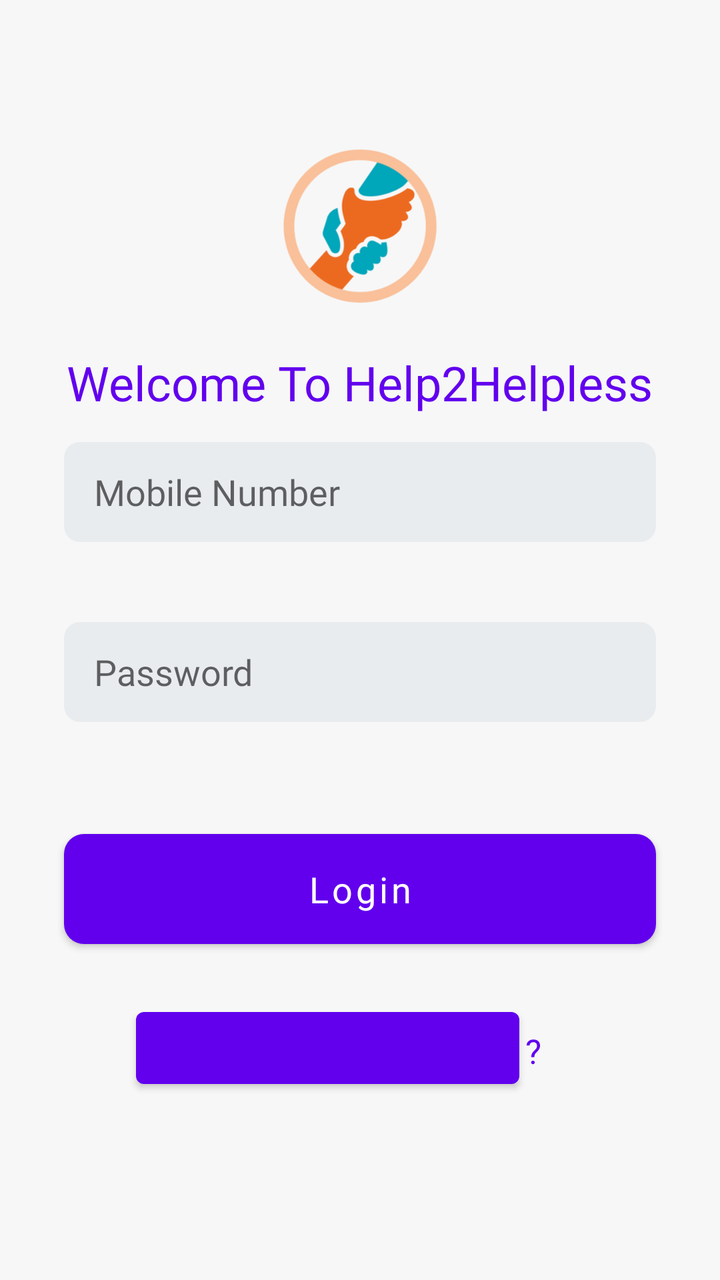
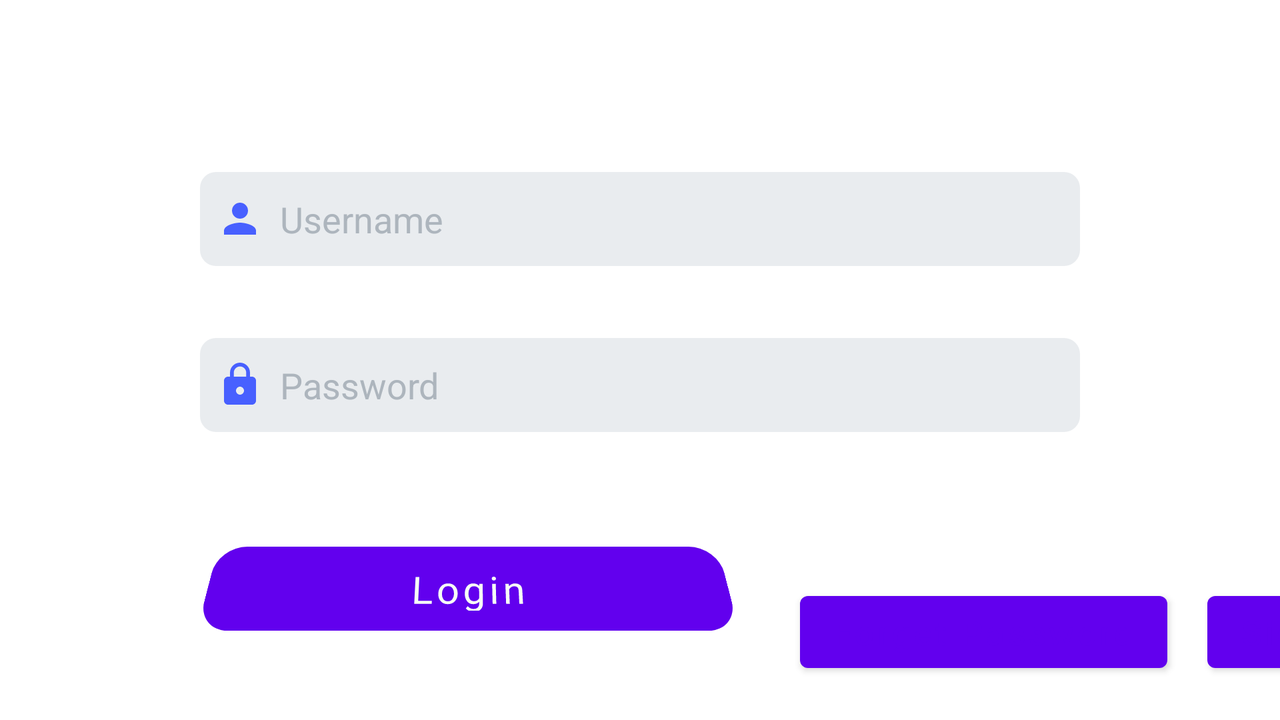

Two renders of one Android screen. The first uses the default layout on a phone; the second uses the alternative layout the repository ships for a different screen configuration, on a matching device. The two XML files are below.
<!-- AndroidManifest.xml: application theme AppTheme -->
<!-- res/layout/activity_donar_login.xml -->
<?xml version="1.0" encoding="utf-8"?>
<androidx.constraintlayout.widget.ConstraintLayout android:layout_width="match_parent"
    android:layout_height="match_parent"
    xmlns:app="http://schemas.android.com/apk/res-auto"
    xmlns:tools="http://schemas.android.com/tools"
    android:background="@color/page_background_tranparent"
    xmlns:android="http://schemas.android.com/apk/res/android">
    <ImageView
        android:id="@+id/imageView3"
        android:layout_width="@dimen/image_height"
        android:layout_height="@dimen/image_height"
        android:layout_marginTop="63dp"
        app:layout_constraintEnd_toEndOf="parent"
        app:layout_constraintStart_toStartOf="parent"
        app:layout_constraintTop_toTopOf="parent"
        app:srcCompat="@drawable/helplogo" />

    <TextView
        android:id="@+id/textView4"
        android:layout_width="wrap_content"
        android:layout_height="wrap_content"
        android:layout_marginTop="12dp"
        android:fontFamily="@font/latom"
        android:text="Welcome To Help2Helpless"
        android:textColor="@color/sign_button_text_color"
        android:textSize="@dimen/heading_text_size"
        app:layout_constraintEnd_toEndOf="parent"
        app:layout_constraintStart_toStartOf="parent"
        app:layout_constraintTop_toBottomOf="@+id/imageView3" />

    <EditText
        android:id="@+id/donar_phone"
        android:layout_width="0dp"
        android:layout_height="@dimen/edit_text_height"
        android:layout_marginStart="32dp"
        android:layout_marginEnd="32dp"
        android:layout_marginBottom="40dp"
        android:background="@drawable/edit_text_style"
        android:ems="10"
        android:textSize="@dimen/edit_text_size"
        android:fontFamily="@font/alexbold"
        android:hint="Mobile Number"
        android:inputType="number"
        android:paddingLeft="15dp"
        app:layout_constraintBottom_toTopOf="@+id/donar_pass"
        app:layout_constraintEnd_toEndOf="parent"
        app:layout_constraintHorizontal_bias="0.0"
        app:layout_constraintStart_toStartOf="parent" />

    <EditText
        android:id="@+id/donar_pass"
        android:layout_width="0dp"
        android:layout_height="@dimen/edit_text_height"
        android:fontFamily="@font/alexbold"
        android:layout_marginStart="32dp"
        android:layout_marginEnd="32dp"
        android:textSize="@dimen/edit_text_size"

        android:layout_marginBottom="56dp"
        android:background="@drawable/edit_text_style"
        android:ems="10"
        android:hint="Password"
        android:inputType="textPassword"

        android:paddingLeft="15dp"
        app:layout_constraintBottom_toTopOf="@+id/donar_login"
        app:layout_constraintEnd_toEndOf="parent"
        app:layout_constraintHorizontal_bias="0.0"
        app:layout_constraintStart_toStartOf="parent" />

    <Button

        android:id="@+id/donar_login"
        android:layout_width="0dp"
        android:layout_height="@dimen/button_height"
        android:layout_marginStart="32dp"
        android:layout_marginEnd="32dp"
        android:layout_marginBottom="168dp"
        android:background="@drawable/butttonstyle"
        android:fontFamily="@font/latom"
        android:text="Login"
        android:textAllCaps="false"
        android:textColor="#ffffff"
        android:textSize="@dimen/btn_text_size"
        app:layout_constraintBottom_toBottomOf="parent"
        app:layout_constraintEnd_toEndOf="parent"
        app:layout_constraintHorizontal_bias="0.0"
        app:layout_constraintStart_toStartOf="parent" />

    <Button

        android:id="@+id/go_donar_signup"
        android:layout_width="wrap_content"
        android:layout_height="wrap_content"
        android:layout_marginEnd="4dp"
        android:layout_marginBottom="80dp"
        android:background="@null"
        android:fontFamily="@font/latom"
        android:text="Sign Up"


        android:textAllCaps="false"
        android:textColor="@color/sign_button_text_color"
        android:textSize="@dimen/small_btn_text_size"
        app:layout_constraintBottom_toBottomOf="@+id/button4"
        app:layout_constraintEnd_toEndOf="@+id/donar_login"
        app:layout_constraintHorizontal_bias="0.171"
        app:layout_constraintStart_toEndOf="@+id/textView21"
        app:layout_constraintTop_toTopOf="@+id/button4"
        app:layout_constraintVertical_bias="0.0" />

    <Button
        android:id="@+id/button4"
        android:layout_width="wrap_content"
        android:layout_height="wrap_content"
        android:layout_marginStart="36dp"
        android:layout_marginTop="28dp"
        android:background="@null"
        android:fontFamily="@font/latom"
        android:text="Forget Password"
        android:textAllCaps="false"
        android:textColor="@color/sign_button_text_color"
        android:textSize="@dimen/small_btn_text_size"
        app:layout_constraintBottom_toBottomOf="parent"
        app:layout_constraintStart_toStartOf="@+id/donar_login"
        app:layout_constraintTop_toBottomOf="@+id/donar_login"
        app:layout_constraintVertical_bias="0.0" />

    <TextView
        android:id="@+id/textView21"
        android:layout_width="wrap_content"
        android:layout_height="wrap_content"
        android:text="?"
        android:layout_marginStart="3dp"
        android:textColor="@color/sign_button_text_color"
        android:textSize="17sp"
        app:layout_constraintBottom_toBottomOf="@+id/button4"
        app:layout_constraintStart_toEndOf="@+id/button4"
        app:layout_constraintTop_toTopOf="@+id/button4"
        app:layout_constraintVertical_bias="0.551" />


</androidx.constraintlayout.widget.ConstraintLayout>
<!-- resources referenced by this layout -->
<resources>
  <color name="page_background_tranparent">#f7f7f7</color>
  <color name="sign_button_text_color">#6200EE</color>
  <!-- from res/values-sw360dp/ -->
  <dimen name="btn_text_size">18sp</dimen>
  <!-- from res/values-sw360dp/ -->
  <dimen name="button_height">55dp</dimen>
  <!-- from res/values-sw360dp/ -->
  <dimen name="edit_text_height">50dp</dimen>
  <!-- from res/values-sw360dp/ -->
  <dimen name="edit_text_size">18sp</dimen>
  <!-- from res/values-sw360dp/ -->
  <dimen name="heading_text_size">24sp</dimen>
  <!-- from res/values-sw360dp/ -->
  <dimen name="image_height"> 100dp</dimen>
  <dimen name="small_btn_text_size">18sp</dimen>
  <!-- drawable butttonstyle (drawable) -->
  <?xml version="1.0" encoding="utf-8"?>
  <shape xmlns:android="http://schemas.android.com/apk/res/android">
  
      <solid android:color="#6200EE"/>
      <stroke android:color="@color/colorAccent"/>
      <corners android:radius="10dp"/>
  
  
  </shape>
  <!-- drawable edit_text_style (drawable) -->
  <?xml version="1.0" encoding="utf-8"?>
  <shape xmlns:android="http://schemas.android.com/apk/res/android">
      <solid android:color="#e9ecef"/>
      <corners android:radius="8dp"/>
  </shape>
  <!-- drawable helplogo: png bitmap (drawable, 19960 bytes) -->
  <!-- from res/values-v23/ -->
  <style name="AppTheme" parent="Theme.MaterialComponents.DayNight.NoActionBar" tools:ignore="DuplicateDefinition">
          
  
          <item name="android:windowLightStatusBar">true</item>
  
          <item name="colorPrimaryDark">#e63946</item>
  
          <item name="colorAccent">#a2d2ff</item>
      </style>
  <color name="colorAccent">#03DAC5</color>
</resources>
<!-- res/layout-land/activity_donar_login.xml (the repository's variant of the layout above) -->
<!-- drawn on the phone turned sideways -->
<?xml version="1.0" encoding="utf-8"?>
<androidx.constraintlayout.widget.ConstraintLayout xmlns:android="http://schemas.android.com/apk/res/android"
    xmlns:app="http://schemas.android.com/apk/res-auto"
    xmlns:tools="http://schemas.android.com/tools"
    android:layout_width="match_parent"
    android:layout_height="match_parent"
    android:background="#ffffff">


    <EditText
        android:id="@+id/dname"
        android:layout_width="0dp"
        android:layout_height="47dp"
        android:layout_marginStart="100dp"
        android:layout_marginEnd="100dp"
        android:layout_marginBottom="36dp"
        android:background="@drawable/edit_text_style"
        android:drawableLeft="@drawable/ic_user"
        android:drawablePadding="8dp"
        android:ems="10"
        android:hint="Username"
        android:inputType="textPersonName"
        android:paddingLeft="8dp"

        android:textColorHint="#adb5bd"
        app:layout_constraintBottom_toTopOf="@+id/dpass"
        app:layout_constraintEnd_toEndOf="parent"
        app:layout_constraintHorizontal_bias="1.0"
        app:layout_constraintStart_toStartOf="parent" />

    <EditText
        android:id="@+id/dpass"
        android:layout_width="0dp"
        android:drawableLeft="@drawable/ic_lock"
        android:layout_height="47dp"
        android:drawablePadding="8dp"
        android:layout_marginStart="100dp"
        android:layout_marginEnd="100dp"
        android:layout_marginBottom="36dp"
        android:background="@drawable/edit_text_style"
        android:ems="10"
        android:hint="Password"
        android:inputType="textPersonName"
        android:paddingLeft="8dp"
        android:textColorHint="#adb5bd"
        app:layout_constraintBottom_toTopOf="@+id/guideline2"
        app:layout_constraintEnd_toEndOf="parent"
        app:layout_constraintHorizontal_bias="0.0"
        app:layout_constraintStart_toStartOf="parent" />

    <Button
        android:id="@+id/donar_login"
        android:layout_width="260dp"
        android:layout_height="45dp"
        android:layout_marginStart="104dp"
        android:layout_marginBottom="44dp"
        android:background="@drawable/ripple_effect_raised"
        android:fontFamily="@font/raleway_light"
        android:rotationX="21"
        android:text="Login"
        android:textAllCaps="false"
        android:textColor="#f7fff7"
        android:textSize="20sp"
        app:layout_constraintBottom_toBottomOf="parent"
        app:layout_constraintStart_toStartOf="parent" />

    <androidx.constraintlayout.widget.Guideline
        android:id="@+id/guideline"
        android:layout_width="wrap_content"
        android:layout_height="wrap_content"
        android:orientation="vertical"
        app:layout_constraintGuide_begin="20dp" />

    <androidx.constraintlayout.widget.Guideline
        android:id="@+id/guideline2"
        android:layout_width="wrap_content"
        android:layout_height="wrap_content"
        android:orientation="horizontal"
        app:layout_constraintGuide_percent=".70"
        app:layout_constraintGuide_begin="20dp" />

    <Button
        android:id="@+id/button3"
        android:textAllCaps="false"
        android:layout_width="wrap_content"
        android:layout_height="wrap_content"
        android:layout_marginStart="36dp"
        android:layout_marginBottom="20dp"
        android:text="Forget Password"
        android:textColor="@color/sign_button_text_color"
        android:textSize="17dp"
        android:background="@null"
        app:layout_constraintBottom_toBottomOf="parent"
        app:layout_constraintStart_toEndOf="@+id/donar_login" />

    <Button
        android:textAllCaps="false"
        android:id="@+id/go_donar_signup"
        android:layout_width="wrap_content"
        android:layout_height="wrap_content"
        android:layout_marginStart="20dp"
        android:text="Sign Up"
        android:textSize="17dp"
        android:textColor="@color/sign_button_text_color"
        android:background="@null"
        app:layout_constraintStart_toEndOf="@+id/button3"
        app:layout_constraintTop_toTopOf="@+id/button3" />
</androidx.constraintlayout.widget.ConstraintLayout>
<!-- resources referenced by the variant -->
<!-- as the phone turned sideways resolves them -->
<resources>
  <color name="sign_button_text_color">#6200EE</color>
  <!-- drawable edit_text_style (drawable) -->
  <?xml version="1.0" encoding="utf-8"?>
  <shape xmlns:android="http://schemas.android.com/apk/res/android">
      <solid android:color="#e9ecef"/>
      <corners android:radius="8dp"/>
  </shape>
  <!-- drawable ic_lock (drawable) -->
  <vector android:height="24dp" android:tint="#4860FF"
      android:viewportHeight="24" android:viewportWidth="24"
      android:width="24dp" xmlns:android="http://schemas.android.com/apk/res/android">
      <path android:fillColor="@android:color/white" android:pathData="M18,8h-1L17,6c0,-2.76 -2.24,-5 -5,-5S7,3.24 7,6v2L6,8c-1.1,0 -2,0.9 -2,2v10c0,1.1 0.9,2 2,2h12c1.1,0 2,-0.9 2,-2L20,10c0,-1.1 -0.9,-2 -2,-2zM12,17c-1.1,0 -2,-0.9 -2,-2s0.9,-2 2,-2 2,0.9 2,2 -0.9,2 -2,2zM15.1,8L8.9,8L8.9,6c0,-1.71 1.39,-3.1 3.1,-3.1 1.71,0 3.1,1.39 3.1,3.1v2z"/>
  </vector>
  <!-- drawable ic_user (drawable) -->
  <vector android:height="24dp" android:tint="#4860FF"
      android:viewportHeight="24" android:viewportWidth="24"
      android:width="24dp" xmlns:android="http://schemas.android.com/apk/res/android">
      <path android:fillColor="@android:color/white" android:pathData="M12,12c2.21,0 4,-1.79 4,-4s-1.79,-4 -4,-4 -4,1.79 -4,4 1.79,4 4,4zM12,14c-2.67,0 -8,1.34 -8,4v2h16v-2c0,-2.66 -5.33,-4 -8,-4z"/>
  </vector>
  <!-- drawable ripple_effect_raised (drawable) -->
  <?xml version="1.0" encoding="utf-8"?>
  <ripple xmlns:android="http://schemas.android.com/apk/res/android"
      android:color="#d90429" android:radius="1dp">
  
      <item>
  
          <shape android:shape="rectangle">
              <solid android:color="#00bbf9" />
  
              <corners android:radius="15dp" />
  
          </shape>
      </item>
  
  
  </ripple>
  <!-- from res/values-v23/ -->
  <style name="AppTheme" parent="Theme.MaterialComponents.DayNight.NoActionBar" tools:ignore="DuplicateDefinition">
          
  
          <item name="android:windowLightStatusBar">true</item>
  
          <item name="colorPrimaryDark">#e63946</item>
  
          <item name="colorAccent">#a2d2ff</item>
      </style>
</resources>
